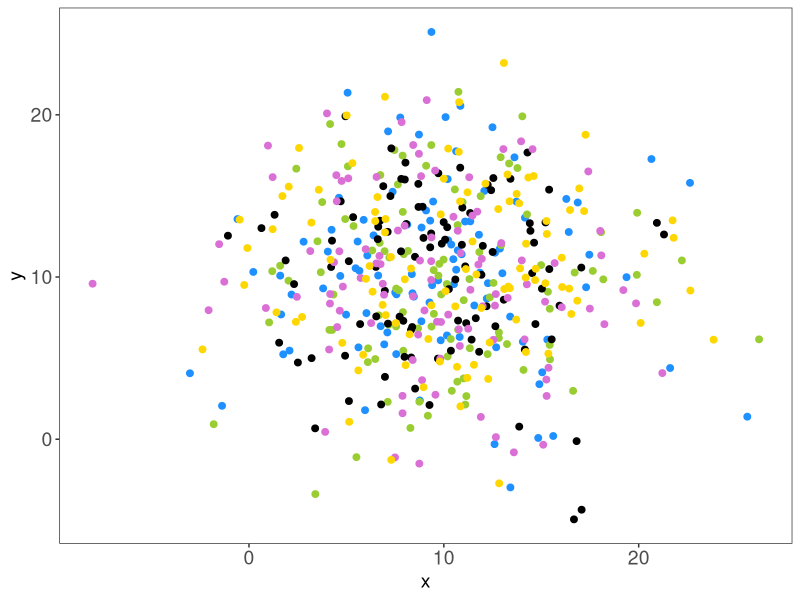
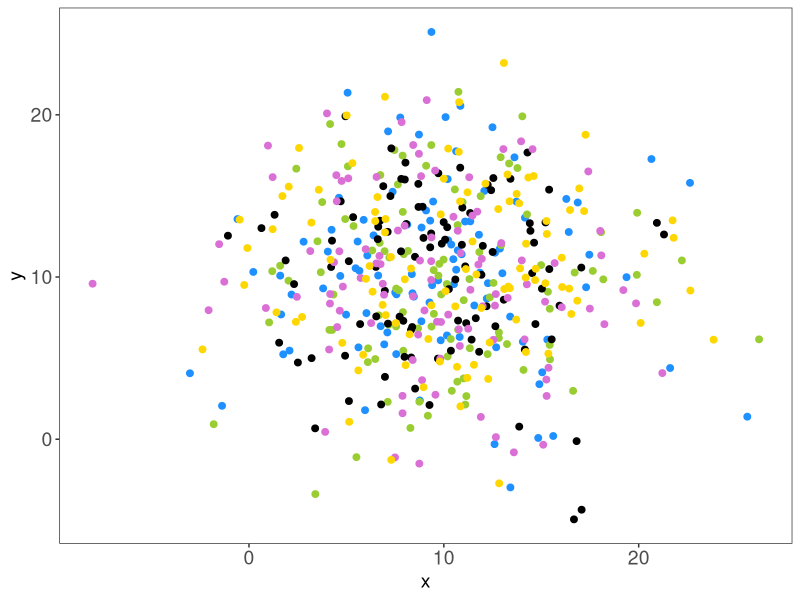

Reproduce these figures in R, in order.
## ---- chunk 1
library(tidyverse)
library(ggpubr)
x <- rnorm(500, mean = 10, sd = 5)
y <- rnorm(500, mean = 10, sd = 5)
z <- c(rep(1, 100), rep(2, 100), rep(3, 100), rep(4, 100), rep(5, 100))
data <- as.tibble(cbind(x,y,z))

randomplot <- ggplot(data, aes(x = x, y = y, color = as.factor(z))) +
  geom_point(size = 2) +
    theme_bw() + theme(panel.grid.major = element_blank(), 
                     panel.grid.minor = element_blank(),
                     axis.title = element_text(size=14),
                     axis.text.x = element_text(size = 14),
                     axis.text.y = element_text(size = 14),
                     legend.position="none") +
  scale_color_manual(values = c("dodgerblue", "yellowgreen", "black", "orchid", "gold"))
randomplot
ggsave("RandomDotplot1.pdf", randomplot, width = 7, height = 5, useDingbats = F)
